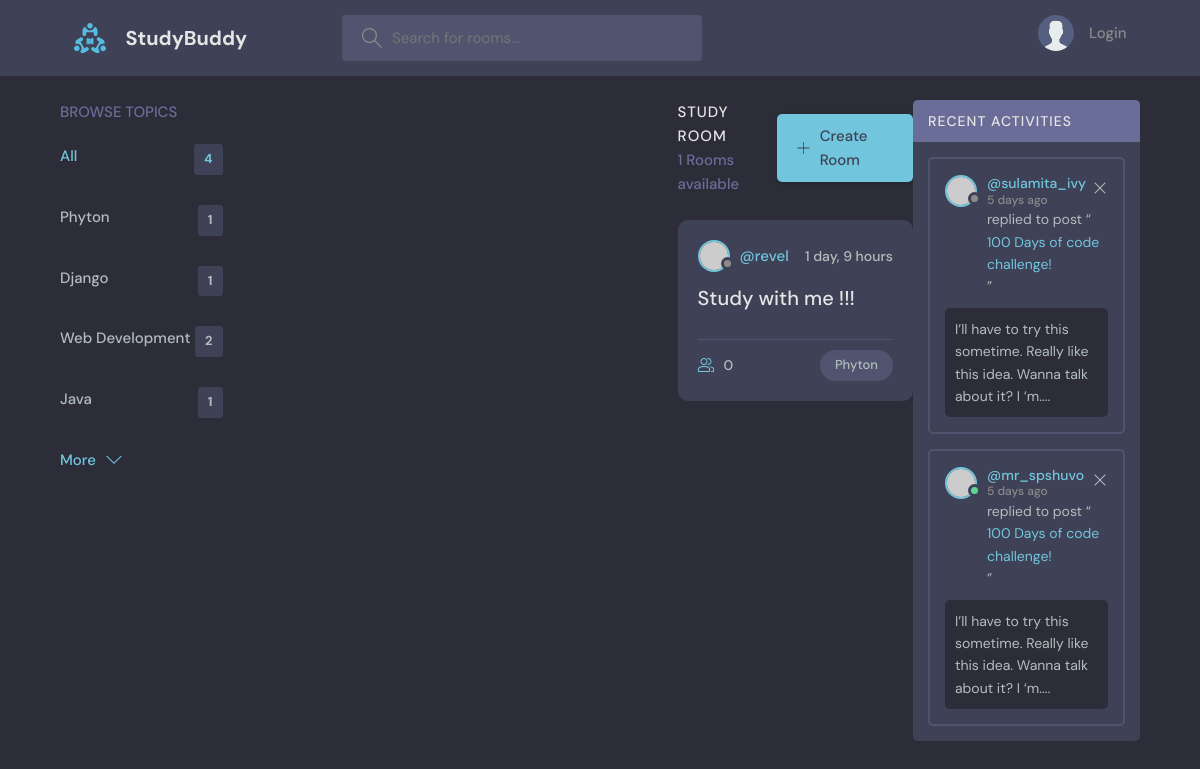
Screenshot of /?q=Phyton with the database file from the repository.
### base/models.py (models this page shows, shortened)
class Topic(models.Model):
    name = models.CharField(max_length=200)

class Room(models.Model):
    host = models.ForeignKey(User, on_delete=models.SET_NULL, null = True) #user hostnya
    topic = models.ForeignKey(Topic, on_delete=models.SET_NULL, null = True)# 1 topik, tapi bisa have multiple room
    name = models.CharField(max_length=200) # charfield required untuk masukin maxlength
    description = models.TextField(null=True, blank= True) #textfield adalah charfield yang lebih gede
    participants = models.ManyToManyField(User, related_name= 'participants') #store siapa yang aktif di room
    updated = models.DateTimeField(auto_now=True)
    created = models.DateTimeField(auto_now_add= True)
    class Meta:
        ordering = [
            "-updated","-created",
                    ]

### base/views.py (the view)
# urls.py: path('', views.home, name="home"),
def home(request):
    if request.GET.get('q') == None:
        q = ''
    else:
        q = request.GET.get('q')
    rooms = Room.objects.filter(
        Q(topic__name__icontains = q) |
        Q(name__icontains = q)|
        Q(description__icontains=q)
                                ) #search by 3 define value
    room_count = rooms.count() #jadi count room yang udh difilter, count lbh cepet drpada len
    topics = Topic.objects.all()
    room_messages = Message.objects.filter(Q(room__topic__name__icontains=q))
    context = {'rooms':rooms, 'topics':topics, 'room_count': room_count, 'room_messages': room_messages}
    return render(request,"base/home.html",context) #liat passing rooms ini

### base/templates/base/home.html (shortened to what this page needs)
{%extends 'main.html'%}
{% block content %}
    <main class="layout layout--3">
      <div class="container">
        {% include 'base/topic_component.html'%}
        <div class="roomList">
          <div class="roomList__header">
            <div>
              <h2>Study Room</h2>
              <p>{{room_count}} Rooms available</p>
            </div>
            <a class="btn btn--main" href="create-room.html">
              <svg version="1.1" xmlns="http://www.w3.org/2000/svg" width="32" height="32" viewBox="0 0 32 32">
                <title>add</title>
                <path
                  d="M16.943 0.943h-1.885v14.115h-14.115v1.885h14.115v14.115h1.885v-14.115h14.115v-1.885h-14.115v-14.115z"
                ></path>
              </svg>
              Create Room
            </a>
          </div>
        {% include 'base/feed_component.html' %}
        </div>
        <div class="activities">
          <div class="activities__header">
            <h2>Recent Activities</h2>
          </div>
          <div class="activities__box">
            <div class="activities__boxHeader roomListRoom__header">
              <a href="profile.html" class="roomListRoom__author">
                <div class="avatar avatar--small">
                  <img src="https://randomuser.me/api/portraits/women/11.jpg" />
                </div>
                <p>
                  @sulamita_ivy
                  <span>5 days ago</span>
                </p>
              </a>
              <div class="roomListRoom__actions">
                <a href="#">
                  <svg version="1.1" xmlns="http://www.w3.org/2000/svg" width="32" height="32" viewBox="0 0 32 32">
                    <title>remove</title>
                    <path
                      d="M27.314 6.019l-1.333-1.333-9.98 9.981-9.981-9.981-1.333 1.333 9.981 9.981-9.981 9.98 1.333 1.333 9.981-9.98 9.98 9.98 1.333-1.333-9.98-9.98 9.98-9.981z"
                    ></path>
                  </svg>
                </a>
              </div>
            </div>
            <div class="activities__boxContent">
              <p>replied to post “<a href="room.html">100 Days of code challenge!</a>”</p>
              <div class="activities__boxRoomContent">
                I’ll have to try this sometime. Really like this idea. Wanna talk about it? I ‘m....
              </div>
            </div>
          </div>
          <div class="activities__box">
            <div class="activities__boxHeader roomListRoom__header">
              <a href="profile.html" class="roomListRoom__author">
                <div class="avatar avatar--small active">
                  <img src="https://randomuser.me/api/portraits/men/13.jpg" />
                </div>
                <p>
                  @mr_spshuvo
                  <span>5 days ago</span>
                </p>
              </a>
              <div class="roomListRoom__actions">
                <a href="#">
                  <svg version="1.1" xmlns="http://www.w3.org/2000/svg" width="32" height="32" viewBox="0 0 32 32">
                    <title>remove</title>
                    <path
                      d="M27.314 6.019l-1.333-1.333-9.98 9.981-9.981-9.981-1.333 1.333 9.981 9.981-9.981 9.98 1.333 1.333 9.981-9.98 9.98 9.98 1.333-1.333-9.98-9.98 9.98-9.981z"
                    ></path>
                  </svg>
                </a>
              </div>
            </div>
            <div class="activities__boxContent">
              <p>replied to post “<a href="room.html">100 Days of code challenge!</a>”</p>
              <div class="activities__boxRoomContent">
                I’ll have to try this sometime. Really like this idea. Wanna talk about it? I ‘m....
              </div>
            </div>
          </div>
        </div>
      </div>
    </main>
{% endblock content %}

### base/templates/base/topic_component.html (shortened to what this page needs)
<div class="topics">
          <div class="topics__header">
            <h2>Browse Topics</h2>
          </div>
          <ul class="topics__list">
            <li>
              <a href="{%url 'home'%}" class="active">All <span>{{topics.count}}</span></a>
            </li>
              {% for topic in topics %}
            <li>
              <a href="{% url 'home'%}?q={{topic.name}}">{{topic.name}} <span>{{topic.room_set.all.count}}</span></a>
            </li>
              {% endfor%}
          </ul>
          <a class="btn btn--link" href="topics.html">
            More
            <svg version="1.1" xmlns="http://www.w3.org/2000/svg" width="32" height="32" viewBox="0 0 32 32">
              <title>chevron-down</title>
              <path d="M16 21l-13-13h-3l16 16 16-16h-3l-13 13z"></path>
            </svg>
          </a>
        </div>
            <div>
            </div>

### base/templates/base/feed_component.html (shortened to what this page needs)
{% for room in rooms %}
<div class="roomListRoom">
            <div class="roomListRoom__header">
              <a href="{%url 'user-profile' room.host.id %}" class="roomListRoom__author">
                <div class="avatar avatar--small">
                  <img src="https://randomuser.me/api/portraits/women/11.jpg" />
                </div>
                <span>@{{room.host.username}}</span>
              </a>
              <div class="roomListRoom__actions">
                <span>{{room.created|timesince}}</span>
              </div>
            </div>
            <div class="roomListRoom__content">
              <a href="{%url 'room' room.id %}">{{room.name}}</a>
            </div>
            <div class="roomListRoom__meta">
              <a href="{%url 'room' room.id %}" class="roomListRoom__joined">
                  {{room.participants.all.count}}
              </a>
              <p class="roomListRoom__topic">{{room.topic.name}}</p>
            </div>
          </div>
{% endfor %}

### rows the page displays
Topic: name "Phyton", room_set.all.count "1"
Topic: name "Django", room_set.all.count "1"
Topic: name "Web Development", room_set.all.count "2"
Topic: name "Java", room_set.all.count "1"
Room: host.username "revel", created "1 day, 9 hours", name "Study with me !!!", participants.all.count "0", topic.name "Phyton"

### other values shown
{{ topics.count }} "4"
{{ room_count }} "1"
